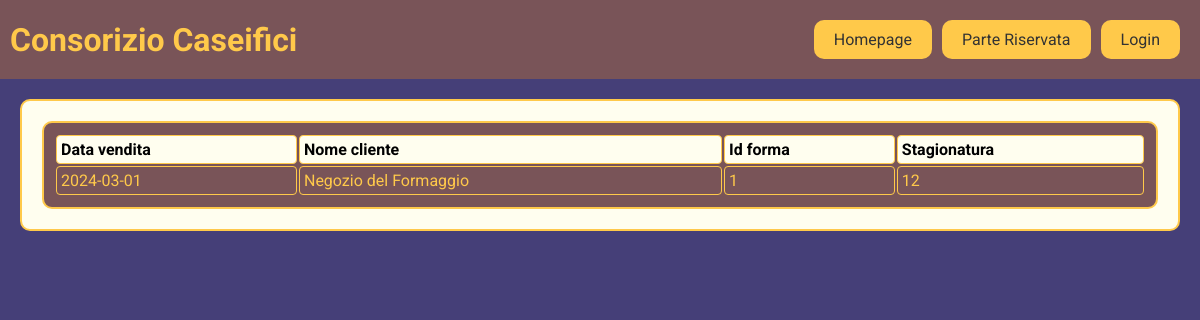
The page /caseifici/gestioneVendite.php (signed in) on the database as committed earlier.
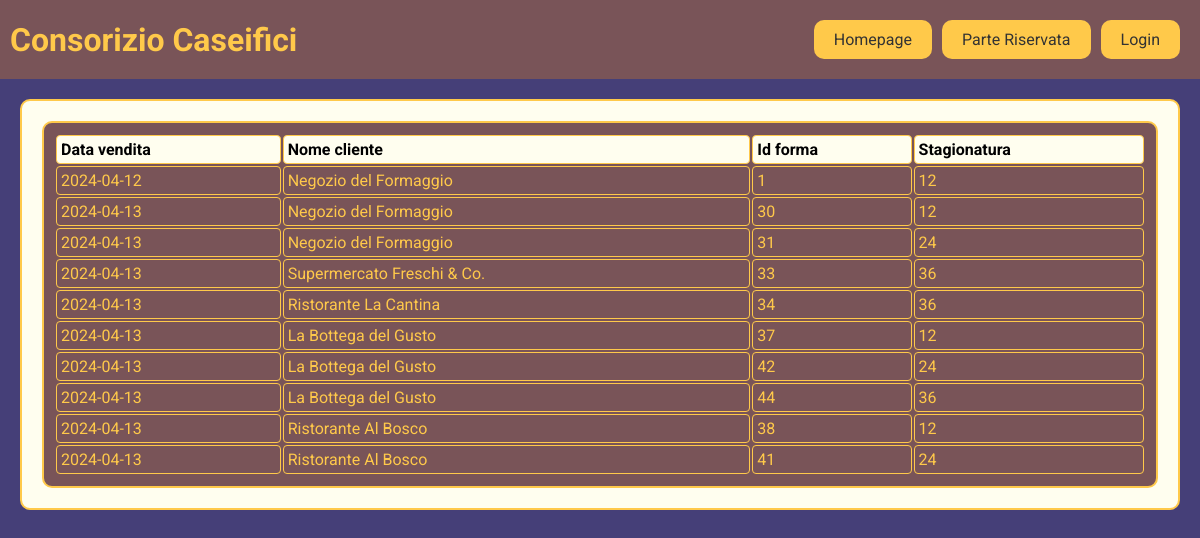
The same page on the database as committed later.
### tables this page shows
CREATE TABLE `vendite` (
  `ven_Id` int(10) NOT NULL,
  `ven_Data` date NOT NULL,
  `ven_for_Id` int(10) NOT NULL,
  `ven_cli_Id` int(3) NOT NULL
);

CREATE TABLE `forme` (
  `for_Id` int(10) NOT NULL,
  `for_DataProduzione` date NOT NULL,
  `for_Venduta` tinyint(1) NOT NULL,
  `for_Progressivo` int(5) NOT NULL,
  `for_Stagionatura` varchar(8) NOT NULL,
  `for_Scelta` tinyint(1) NOT NULL,
  `for_cas_Id` int(4) NOT NULL
);

### caseifici/gestioneVendite.php (the view, shortened to what this page needs)
<?php
    include "connection.php";
    $caseificio_id=$_SESSION['codiceCaseificio'];
?>
<head>
</head>
<body>
    <div class="header">
        <h1>Consorizio Caseifici</h1>
        <div class="button-containers">
        <a class="button" href="index.php">Homepage</a>
        <?php
                if(isset($_SESSION['codiceCaseificio'])){
                    echo'<a class="button" href="menuparteRiservata.php">Parte Riservata</a>';
                }
            ?>
            <a class="button" href="login.php">Login</a>
        </div>
    </div>
    <div class="container">
        <div class="divsotto">
            <table id="my-table">
                <thead>
                    <tr>
                        <th>Data vendita</th>
                        <th>Nome cliente</th>
                        <th>Id forma</th>
                        <th>Stagionatura</th>
                    </tr>
                </thead>
                <tbody>
                    <?php
                       $query = "SELECT v.*, f.for_Stagionatura
                       FROM vendite v
                       JOIN forme f ON v.ven_for_Id = f.for_Id
                       WHERE f.for_cas_Id = ".$caseificio_id;
                       $result = $conn->query($query);
                       $query2 = "SELECT cli_Id, cli_Nome FROM clienti";
                        $result2 = $conn->query($query2);
                        $clienteArray = array();
                        if ($result2->num_rows > 0) {
                            while ($row = $result2->fetch_assoc()) {
                                $clienteArray[$row['cli_Id']] = $row['cli_Nome'];
                            }
                        }
                        $query3 = "SELECT for_Id, for_Stagionatura FROM forme WHERE for_cas_Id=".$caseificio_id;
                        $result3 = $conn->query($query3);
                        $formeArray = array();
                        if ($result3->num_rows > 0) {
                            while ($row = $result3->fetch_assoc()) {
                                $formeArray[$row['for_Id']] = $row['for_Stagionatura'];
                            }
                        }
                        if ($result->num_rows > 0) {
                            while ($row = $result->fetch_assoc()) {
                                foreach($row as $key => $val ){
                                    if($key=='ven_Data'){
                                        $data=$val;
                                    }else if($key=='ven_cli_Id'){
                                        $idCliente=$val;
                                    }else if($key=='ven_for_Id'){
                                        $stag=$val;
                                    }
                                }
                                echo '<tr>';
                                echo "<td>".$data."</td>";
                                echo "<td>".$clienteArray[$idCliente]."</td>";
                                echo "<td>".$stag."</td>";
                                echo "<td>".$formeArray[$stag]."</td>";
                                echo '</tr>';
                            }
                        }
                    ?>
                </tbody>
            </table>
        </div>
    </div>
</body>
</html>

### caseifici/gestioneVendite.php (style rules this page uses)
body { margin: 0; font-family: 'Roboto', Arial, sans-serif; background-color: #453F78; }
.header { background-color: #795458; padding: 10px; display: flex; justify-content: space-between; align-items: center; }
.header h1 { margin: 0; color: #FFC94A; }
.button-containers { display: flex; justify-content: space-between; padding: 10px; }
.button { background-color: #FFC94A; border: none; padding: 10px 20px; color: #333; text-decoration: none; margin-left: 10px; font-size: 16px; cursor: pointer; border-radius: 10px; text-decoration: none; }
.container { display: flex; flex-wrap: wrap; justify-content: center; margin: 20px; background-color: #FFFEEF; border: 2px solid #FFC94A; border-radius: 10px; margin:20px; }
.divsotto { width: 100%; display: flex; justify-content: space-between; align-items: center; padding: 10px; background-color: #795458; margin-bottom: 20px; border: 2px solid #FFC94A; border-radius: 10px; color:#FFC94A; margin:20px; }
#my-table { width: 100%; height: auto; }
#my-table thead { display: table-header-group; }
#my-table tr { page-break-inside: avoid; }
#my-table td, #my-table th { border: 1px solid #FFC94A; padding: 0.25rem; text-align: left; color: #FFC94A; border-radius: 4px; }
#my-table th { background-color: #FFFEEF; color: black; }

Rows that differ between the two databases and show on the page:
changed vendite (number 1 of 10 on the later page): ven_Data "2024-03-01" → "2024-04-12"
added vendite: ven_Data "2024-04-13", ven_cli_Id "Negozio del Formaggio", ven_for_Id "30", ven_for_Id.for_Stagionatura "12"
added vendite: ven_Data "2024-04-13", ven_cli_Id "Negozio del Formaggio", ven_for_Id "31", ven_for_Id "24"
added vendite: ven_Data "2024-04-13", ven_cli_Id "Supermercato Freschi & Co.", ven_for_Id "33", ven_for_Id.for_Id "36"
added vendite: ven_Data "2024-04-13", ven_cli_Id "Ristorante La Cantina", ven_for_Id "34", ven_for_Id.for_Id "36"
added vendite: ven_Data "2024-04-13", ven_cli_Id "La Bottega del Gusto", ven_for_Id "37", ven_for_Id.for_Stagionatura "12"
added vendite: ven_Data "2024-04-13", ven_cli_Id "La Bottega del Gusto", ven_for_Id "42", ven_for_Id "24"
added vendite: ven_Data "2024-04-13", ven_cli_Id "La Bottega del Gusto", ven_for_Id "44", ven_for_Id.for_Id "36"
added vendite: ven_Data "2024-04-13", ven_cli_Id "Ristorante Al Bosco", ven_for_Id "38", ven_for_Id.for_Stagionatura "12"
added vendite: ven_Data "2024-04-13", ven_cli_Id "Ristorante Al Bosco", ven_for_Id "41", ven_for_Id "24"
